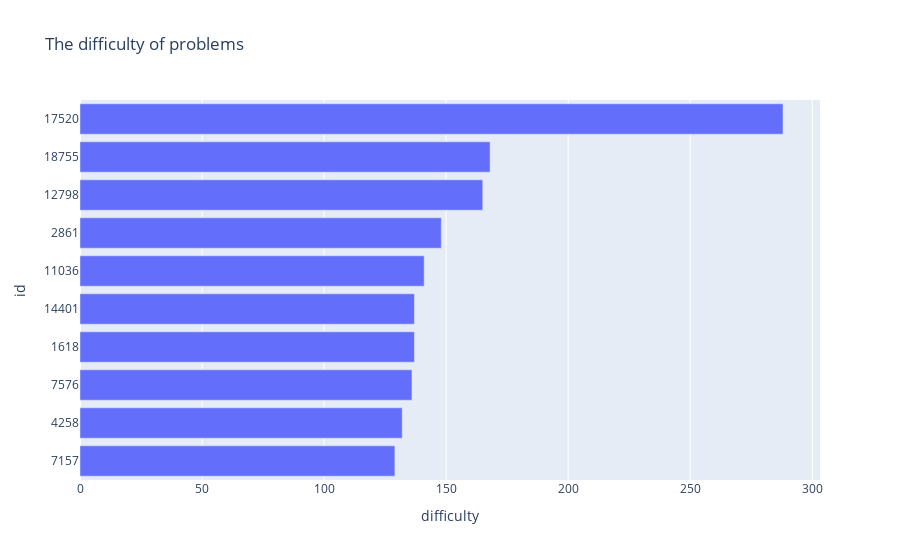

Notebook cell for this chart:
### Markdown cell above
## The most difficult problems

### Code cell
tmp = data[['id','original_text','difficulty']]
tmp = tmp.sort_values(['difficulty']).tail(10)
tmp ['id'] = tmp['id'] . astype(str)
fig = px.bar(
    tmp , x = 'difficulty', y = 'id' ,
    orientation = 'h',
    title = 'The difficulty of problems'
)
fig.show()

### Figure 1 — Plotly figure (JSON) as saved in the notebook; plotly's stock layout.template omitted (floating-point values rounded to 4 significant figures)
{"data": [{"alignmentgroup": "True", "hovertemplate": "difficulty=%{x}<br>id=%{y}<extra></extra>", "legendgroup": "", "marker": {"color": "#636efa"}, "name": "", "offsetgroup": "", "orientation": "h", "showlegend": false, "textposition": "auto", "type": "bar", "x": [129, 132, 136, 137, 137, 141, 148, 165, 168, 288], "xaxis": "x", "y": ["7157", "4258", "7576", "1618", "14401", "11036", "2861", "12798", "18755", "17520"], "yaxis": "y"}], "layout": {"barmode": "relative", "legend": {"tracegroupgap": 0}, "title": {"text": "The difficulty of problems"}, "xaxis": {"anchor": "y", "domain": [0, 1], "title": {"text": "difficulty"}}, "yaxis": {"anchor": "x", "domain": [0, 1], "title": {"text": "id"}}}}
